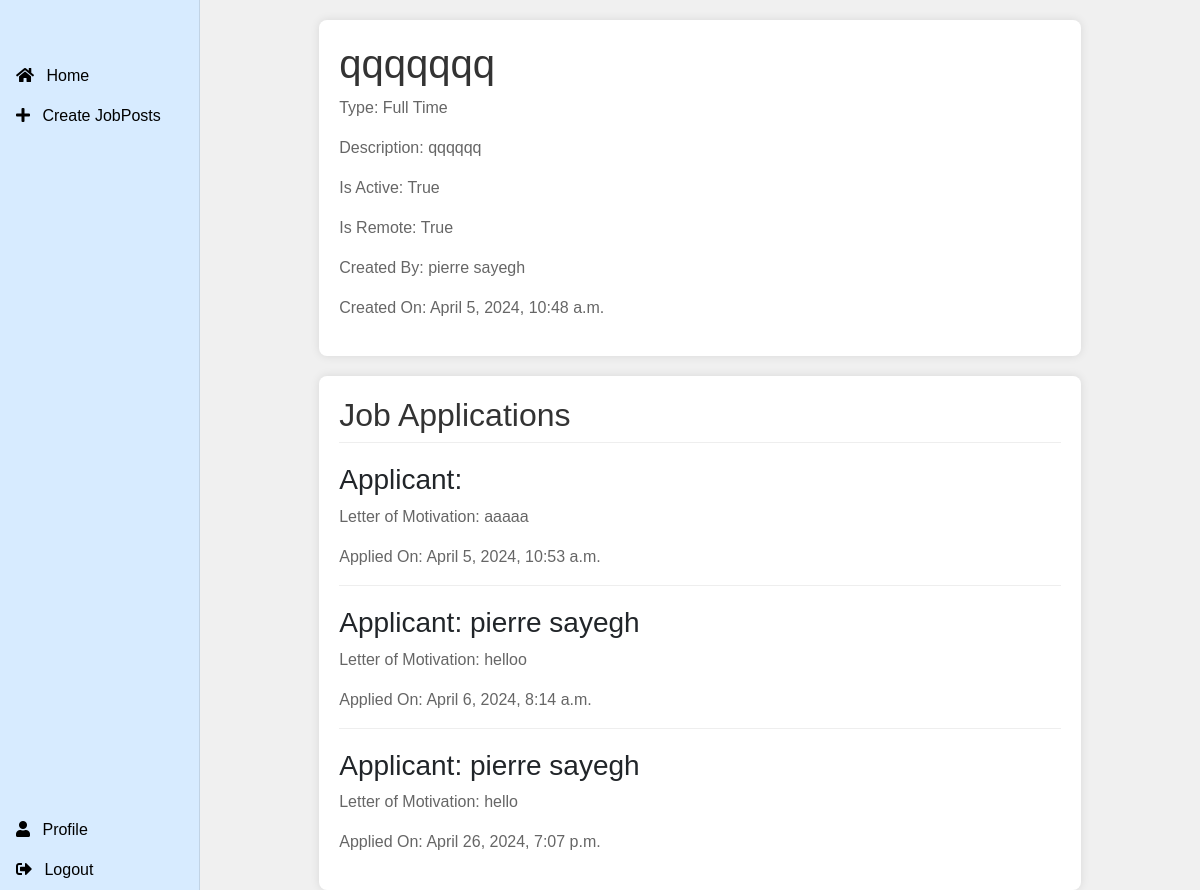
The app's page /job_post/1/ with its own data.
### jobs/models.py (models this page shows, shortened)
class JobPost(models.Model):
    FULL_TIME = 'FT'
    PART_TIME = 'PT'
    JOB_TYPE_CHOICES = [
        (FULL_TIME, 'Full Time'),
        (PART_TIME, 'Part Time'),
    ]
    title = models.CharField(max_length=50)
    job_type = models.CharField(max_length=2, choices=JOB_TYPE_CHOICES)
    description = models.TextField(max_length=2000)
    is_active = models.BooleanField(default=True)
    is_remote = models.BooleanField(default=None)
    created_by = models.ForeignKey(CustomUser, on_delete=models.CASCADE)
    created_on = models.DateTimeField(auto_now_add=True)

class CustomUser(AbstractUser):
    date_of_birth = models.DateField(null=True, blank=True)
    full_name = models.CharField(max_length=100)
    gender = models.CharField(max_length=10, choices=(('male', 'Male'), ('female', 'Female')))
    email = models.EmailField(max_length=254)
    phone = models.CharField(max_length=15)
    industry_name = models.CharField(max_length=100)
    profile_image = models.ImageField(upload_to='profile_images/', null=True, blank=True)
    headline = models.CharField(max_length=255, blank=True)
    about = models.TextField(blank=True)
    location = models.CharField(max_length=100, blank=True)
    date_of_creation = models.DateField(null=True, blank=True)

class JobApplication(models.Model):
    applicant = models.ForeignKey(CustomUser, on_delete=models.CASCADE)
    job_post = models.ForeignKey(JobPost, on_delete=models.CASCADE)
    letter_of_motivation = models.TextField(max_length=500)
    applied_on = models.DateTimeField(auto_now_add=True)

### jobs/views.py (the view)
# urls.py: path('job_post/<int:job_post_id>/', views.job_post_detail, name='job_post_detail'),
def job_post_detail(request, job_post_id):
    job_post = get_object_or_404(JobPost, id=job_post_id)
    job_applications = JobApplication.objects.filter(job_post=job_post)
    context = {
        'job_post': job_post,
        'job_applications': job_applications,
    }
    return render(request, 'job_post_detail.html', context)

### jobs/templates/job_post_detail.html (shortened to what this page needs)
{% extends 'base1.html' %}
{% block content %}
<body>
    <div class="job-post-detail">
        <h1>{{ job_post.title }}</h1>
        <p>Type: {{ job_post.get_job_type_display }}</p>
        <p>Description: {{ job_post.description }}</p>
        <p>Is Active: {{ job_post.is_active }}</p>
        <p>Is Remote: {{ job_post.is_remote }}</p>
        <p>Created By: {{ job_post.created_by.full_name }}</p>
        <p>Created On: {{ job_post.created_on }}</p>
    </div>
    <div class="job-applications">
        <h2>Job Applications</h2>
        {% for application in job_applications %}
            <div class="application-container">
                <h3>Applicant: {{ application.applicant.full_name }}</h3>
                <p>Letter of Motivation: {{ application.letter_of_motivation }}</p>
                <p>Applied On: {{ application.applied_on }}</p>
            </div>
        {% empty %}
            <p>No job applications found.</p>
        {% endfor %}
    </div>
</body>
{% endblock %}

### jobs/templates/job_post_detail.html (style rules this page uses)
body { font-family: Arial, sans-serif; margin: 0; padding: 0; background-color: #f0f0f0; }
.job-post-detail, .job-applications { width: 80%; margin: auto; background-color: #fff; padding: 20px; margin-top: 20px; border-radius: 8px; box-shadow: 0px 0px 10px 0px rgba(0,0,0,0.1); }
.job-post-detail h1, .job-applications h2 { color: #333; }
.job-post-detail p, .job-applications p { color: #666; }
.application-container { border-top: 1px solid #eee; padding-top: 20px; }

### records on screen
JobPost: title "qqqqqqq", job_type "Full Time", description "qqqqqq", is_active "True", is_remote "True", created_by.full_name "pierre sayegh", created_on "April 5, 2024, 10:48 a.m."
JobApplication: letter_of_motivation "aaaaa", applied_on "April 5, 2024, 10:53 a.m."
JobApplication: applicant.full_name "pierre sayegh", letter_of_motivation "helloo", applied_on "April 6, 2024, 8:14 a.m."
JobApplication: applicant.full_name "pierre sayegh", letter_of_motivation "hello", applied_on "April 26, 2024, 7:07 p.m."
